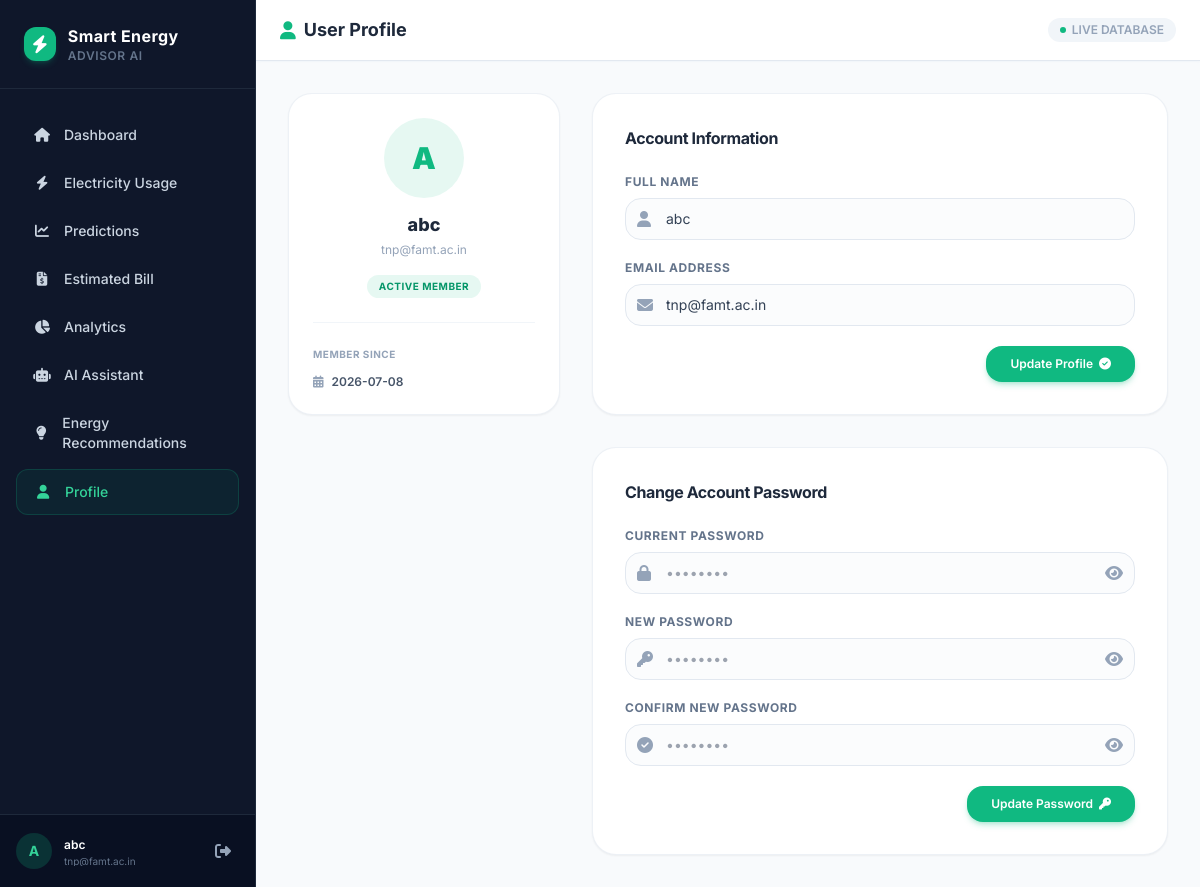
Screenshot of /profile (signed in) with the database file from the repository.
### tables this page shows
CREATE TABLE users (
    id INTEGER PRIMARY KEY AUTOINCREMENT,
    name TEXT NOT NULL,
    email TEXT UNIQUE NOT NULL,
    password_hash TEXT NOT NULL,
    created_at TIMESTAMP DEFAULT CURRENT_TIMESTAMP
);

### routes/main.py (the view, shortened to what this page needs)
@main_bp.route('/profile', methods=['GET', 'POST'])
@login_required
def profile():
    user_id = session['user_id']
    user = get_user_by_id(user_id)
    return render_template('profile.html', user=user)

### routes/main.py (called while the page is built)
def login_required(f):
    @wraps(f)
    def decorated_function(*args, **kwargs):
        if 'user_id' not in session:
            flash("Authentication required. Please log in first.", "warning")
            return redirect(url_for('auth.login'))
        return f(*args, **kwargs)
    return decorated_function

### services/db.py (called while the page is built)
def get_db_connection():
    os.makedirs(os.path.dirname(DB_PATH), exist_ok=True)
    conn = sqlite3.connect(DB_PATH)
    conn.row_factory = sqlite3.Row
    conn.execute("PRAGMA foreign_keys = ON")
    return conn

def get_user_by_id(user_id):
    conn = get_db_connection()
    try:
        user = conn.execute(
            "SELECT * FROM users WHERE id = ?",
            (user_id,)
        ).fetchone()
        return dict(user) if user else None
    finally:
        conn.close()

### templates/profile.html (shortened to what this page needs)
{% extends "base.html" %}
{% block page_header %}
<i class="fa-solid fa-user text-emerald-500"></i> User Profile
{% endblock %}
{% block content %}
<div class="max-w-4xl mx-auto space-y-8">
    <div class="grid grid-cols-1 md:grid-cols-3 gap-8">
        <div class="md:col-span-1 bg-white rounded-3xl border border-slate-200/60 p-6 flex flex-col items-center text-center shadow-sm h-fit">
            <div class="w-20 h-20 bg-emerald-500/10 text-emerald-500 text-3xl font-black rounded-full flex items-center justify-center mb-4">
                {{ user.name[0] | upper }}
            </div>
            <h3 class="font-extrabold text-lg text-slate-800 leading-tight">{{ user.name }}</h3>
            <p class="text-xs text-slate-400 mt-1 leading-normal truncate w-full">{{ user.email }}</p>
            <span class="inline-block mt-4 px-3 py-1 bg-emerald-500/10 text-emerald-600 rounded-full text-[10px] font-bold uppercase tracking-wider">
                Active Member
            </span>
            <div class="w-full border-t border-slate-100 my-6"></div>
            <div class="w-full text-left space-y-3">
                <p class="text-[10px] font-bold text-slate-400 uppercase tracking-wider">Member Since</p>
                <p class="text-xs text-slate-600 font-semibold flex items-center gap-2">
                    <i class="fa-solid fa-calendar-days text-slate-400"></i> {{ user.created_at[:10] }}
                </p>
            </div>
        </div>
        <div class="md:col-span-2 space-y-8">
            <div class="bg-white rounded-3xl border border-slate-200/60 p-6 sm:p-8 shadow-sm">
                <h4 class="text-md font-bold text-slate-800 tracking-tight mb-6">Account Information</h4>
                <form action="{{ url_for('main.profile') }}" method="POST" class="space-y-5">
                    <div>
                        <label for="name" class="block text-xs font-bold uppercase text-slate-500 tracking-wider mb-2">Full Name</label>
                        <div class="relative">
                            <span class="absolute inset-y-0 left-0 pl-3 flex items-center text-slate-400">
                                <i class="fa-solid fa-user"></i>
                            </span>
                            <input type="text" name="name" id="name" required value="{{ user.name }}" class="w-full pl-10 pr-4 py-2.5 rounded-2xl border border-slate-200 focus:outline-none focus:ring-2 focus:ring-emerald-500/20 focus:border-emerald-500 transition-all text-sm text-slate-700 bg-slate-50/50">
                        </div>
                    </div>
                    <div>
                        <label for="email" class="block text-xs font-bold uppercase text-slate-500 tracking-wider mb-2">Email Address</label>
                        <div class="relative">
                            <span class="absolute inset-y-0 left-0 pl-3 flex items-center text-slate-400">
                                <i class="fa-solid fa-envelope"></i>
                            </span>
                            <input type="email" name="email" id="email" required value="{{ user.email }}" class="w-full pl-10 pr-4 py-2.5 rounded-2xl border border-slate-200 focus:outline-none focus:ring-2 focus:ring-emerald-500/20 focus:border-emerald-500 transition-all text-sm text-slate-700 bg-slate-50/50">
                        </div>
                    </div>
                    <div class="flex justify-end">
                        <button type="submit" class="bg-emerald-500 hover:bg-emerald-600 text-white font-semibold py-2.5 px-6 rounded-2xl transition-all shadow-md shadow-emerald-500/25 text-xs flex items-center gap-1.5 transform hover:-translate-y-0.5">
                            Update Profile <i class="fa-solid fa-circle-check"></i>
                        </button>
                    </div>
                </form>
            </div>
            <div class="bg-white rounded-3xl border border-slate-200/60 p-6 sm:p-8 shadow-sm">
                <h4 class="text-md font-bold text-slate-800 tracking-tight mb-6">Change Account Password</h4>
                <form action="{{ url_for('main.profile') }}" method="POST" class="space-y-5" onsubmit="return validateChangePasswordForm()">
                    <div>
                        <label for="current_password" class="block text-xs font-bold uppercase text-slate-500 tracking-wider mb-2">Current Password</label>
                        <div class="relative">
                            <span class="absolute inset-y-0 left-0 pl-3 flex items-center text-slate-400">
                                <i class="fa-solid fa-lock"></i>
                            </span>
                            <input type="password" name="current_password" id="current_password" required placeholder="••••••••" class="w-full pl-10 pr-10 py-2.5 rounded-2xl border border-slate-200 focus:outline-none focus:ring-2 focus:ring-emerald-500/20 focus:border-emerald-500 transition-all text-sm text-slate-700 bg-slate-50/50">
                            <button type="button" onclick="togglePasswordVisibility('current_password', this)" class="absolute inset-y-0 right-0 pr-3 flex items-center text-slate-400 hover:text-slate-600">
                                <i class="fa-solid fa-eye"></i>
                            </button>
                        </div>
                    </div>
                    <div>
                        <label for="new_password" class="block text-xs font-bold uppercase text-slate-500 tracking-wider mb-2">New Password</label>
                        <div class="relative">
                            <span class="absolute inset-y-0 left-0 pl-3 flex items-center text-slate-400">
                                <i class="fa-solid fa-key"></i>
                            </span>
                            <input type="password" name="new_password" id="new_password" required placeholder="••••••••" class="w-full pl-10 pr-10 py-2.5 rounded-2xl border border-slate-200 focus:outline-none focus:ring-2 focus:ring-emerald-500/20 focus:border-emerald-500 transition-all text-sm text-slate-700 bg-slate-50/50">
                            <button type="button" onclick="togglePasswordVisibility('new_password', this)" class="absolute inset-y-0 right-0 pr-3 flex items-center text-slate-400 hover:text-slate-600">
                                <i class="fa-solid fa-eye"></i>
                            </button>
                        </div>
                    </div>
                    <div>
                        <label for="confirm_password" class="block text-xs font-bold uppercase text-slate-500 tracking-wider mb-2">Confirm New Password</label>
                        <div class="relative">
                            <span class="absolute inset-y-0 left-0 pl-3 flex items-center text-slate-400">
                                <i class="fa-solid fa-circle-check"></i>
                            </span>
                            <input type="password" name="confirm_password" id="confirm_password" required placeholder="••••••••" class="w-full pl-10 pr-10 py-2.5 rounded-2xl border border-slate-200 focus:outline-none focus:ring-2 focus:ring-emerald-500/20 focus:border-emerald-500 transition-all text-sm text-slate-700 bg-slate-50/50">
                            <button type="button" onclick="togglePasswordVisibility('confirm_password', this)" class="absolute inset-y-0 right-0 pr-3 flex items-center text-slate-400 hover:text-slate-600">
                                <i class="fa-solid fa-eye"></i>
                            </button>
                        </div>
                    </div>
                    <div class="flex justify-end">
                        <button type="submit" class="bg-emerald-500 hover:bg-emerald-600 text-white font-semibold py-2.5 px-6 rounded-2xl transition-all shadow-md shadow-emerald-500/25 text-xs flex items-center gap-1.5 transform hover:-translate-y-0.5">
                            Update Password <i class="fa-solid fa-key"></i>
                        </button>
                    </div>
                </form>
            </div>
        </div>
    </div>
</div>
{% endblock %}

### templates/base.html (shortened to what this page needs)
<!DOCTYPE html>
<html lang="en">
<head>
    <script src="https://cdn.tailwindcss.com"></script>
    <link rel="stylesheet" href="https://cdnjs.cloudflare.com/ajax/libs/font-awesome/6.4.0/css/all.min.css">
    <link rel="stylesheet" href="{{ url_for('static', filename='css/style.css') }}">
</head>
<body class="bg-slate-50 font-['Inter'] text-slate-800 antialiased min-h-screen flex flex-col">
    {% if session.get('user_id') %}
    <div class="flex flex-1 flex-col md:flex-row min-h-screen">
        <aside class="w-full md:w-64 bg-slate-900 text-slate-300 flex flex-col border-r border-slate-800">
            <div class="p-6 flex items-center gap-3 border-b border-slate-800">
                <div class="bg-emerald-500 text-white p-2 rounded-xl text-lg flex items-center justify-center shadow-md shadow-emerald-500/20">
                    <i class="fa-solid fa-bolt"></i>
                </div>
                <div>
                    <h1 class="font-bold text-white tracking-wide text-md">Smart Energy</h1>
                    <p class="text-xs text-slate-500 font-semibold uppercase tracking-wider">Advisor AI</p>
                </div>
            </div>
            <nav class="flex-1 px-4 py-6 space-y-1 overflow-y-auto">
                <a href="{{ url_for('main.dashboard') }}" class="sidebar-link flex items-center gap-3 px-4 py-3 rounded-xl hover:bg-slate-800 hover:text-white transition-all text-sm font-medium " id="nav-dashboard">
                    <i class="fa-solid fa-house w-5 text-center"></i>
                    <span>Dashboard</span>
                </a>
                <a href="{{ url_for('main.usage') }}" class="sidebar-link flex items-center gap-3 px-4 py-3 rounded-xl hover:bg-slate-800 hover:text-white transition-all text-sm font-medium " id="nav-usage">
                    <i class="fa-solid fa-bolt w-5 text-center"></i>
                    <span>Electricity Usage</span>
                </a>
                <a href="{{ url_for('main.prediction') }}" class="sidebar-link flex items-center gap-3 px-4 py-3 rounded-xl hover:bg-slate-800 hover:text-white transition-all text-sm font-medium " id="nav-predictions">
                    <i class="fa-solid fa-chart-line w-5 text-center"></i>
                    <span>Predictions</span>
                </a>
                <a href="{{ url_for('main.bill') }}" class="sidebar-link flex items-center gap-3 px-4 py-3 rounded-xl hover:bg-slate-800 hover:text-white transition-all text-sm font-medium " id="nav-bill">
                    <i class="fa-solid fa-file-invoice-dollar w-5 text-center"></i>
                    <span>Estimated Bill</span>
                </a>
                <a href="{{ url_for('main.analytics') }}" class="sidebar-link flex items-center gap-3 px-4 py-3 rounded-xl hover:bg-slate-800 hover:text-white transition-all text-sm font-medium " id="nav-analytics">
                    <i class="fa-solid fa-chart-pie w-5 text-center"></i>
                    <span>Analytics</span>
                </a>
                <a href="{{ url_for('ai.assistant') }}" class="sidebar-link flex items-center gap-3 px-4 py-3 rounded-xl hover:bg-slate-800 hover:text-white transition-all text-sm font-medium " id="nav-ai-assistant">
                    <i class="fa-solid fa-robot w-5 text-center"></i>
                    <span>AI Assistant</span>
                </a>
                <a href="{{ url_for('ai.recommendations') }}" class="sidebar-link flex items-center gap-3 px-4 py-3 rounded-xl hover:bg-slate-800 hover:text-white transition-all text-sm font-medium " id="nav-recommendations">
                    <i class="fa-solid fa-lightbulb w-5 text-center"></i>
                    <span>Energy Recommendations</span>
                </a>
                <a href="{{ url_for('main.profile') }}" class="sidebar-link flex items-center gap-3 px-4 py-3 rounded-xl hover:bg-slate-800 hover:text-white transition-all text-sm font-medium {% if request.path == url_for('main.profile') %}bg-emerald-600/10 text-emerald-400 border border-emerald-500/20{% endif %}" id="nav-profile">
                    <i class="fa-solid fa-user w-5 text-center"></i>
                    <span>Profile</span>
                </a>
            </nav>
            <div class="p-4 border-t border-slate-800 bg-slate-950/40 flex items-center gap-3">
                <div class="w-9 h-9 rounded-full bg-emerald-500/20 text-emerald-400 flex items-center justify-center font-bold text-sm">
                    {{ session.get('user_name')[0] | upper }}
                </div>
                <div class="flex-1 min-w-0">
                    <p class="text-xs font-semibold text-white truncate leading-tight">{{ session.get('user_name') }}</p>
                    <p class="text-[10px] text-slate-500 truncate leading-none mt-1">{{ session.get('user_email') }}</p>
                </div>
                <a href="{{ url_for('auth.logout') }}" class="text-slate-400 hover:text-rose-400 p-2 rounded-lg transition-colors" title="Log Out">
                    <i class="fa-solid fa-right-from-bracket"></i>
                </a>
            </div>
        </aside>
        <main class="flex-1 flex flex-col bg-slate-50 overflow-hidden">
            <header class="bg-white border-b border-slate-200 px-6 py-4 flex items-center justify-between shadow-sm shadow-slate-100">
                <h2 class="text-lg font-bold text-slate-800 flex items-center gap-2">
                    {% block page_header %}{% endblock %}
                </h2>
                <div class="flex items-center gap-4">
                    <span class="text-xs text-slate-400 font-semibold uppercase bg-slate-100 py-1 px-3 rounded-full flex items-center gap-1.5">
                        <span class="w-1.5 h-1.5 bg-emerald-500 rounded-full animate-ping"></span> Live Database
                    </span>
                </div>
            </header>
            <div class="flex-1 overflow-y-auto p-6 md:p-8">
                {% block content %}{% endblock %}
            </div>
        </main>
    </div>
    {% endif %}
</body>
</html>

### static/css/style.css (style rules this page uses)
html { scroll-behavior: smooth; }
.sidebar-link { transition: all 0.2s ease-in-out; }

### rows the page displays
users: get "abc", get "tnp@famt.ac.in", name "A", name "abc", email "tnp@famt.ac.in", created_at "2026-07-08"

### other values shown
{{ session.get('user_name')[0] | upper }} "A"
